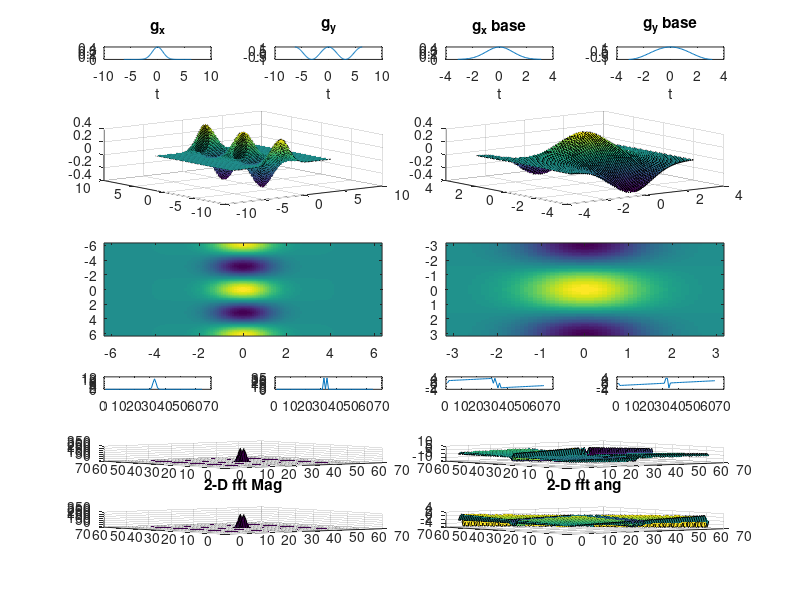

Write the MATLAB code that produced this figure.
clc; clear; close all

%will generate two 1-D signals, then combine to a 2-D signal, then do 2D
%fft and two 1d fft and compare
%will generate a white gaussian and a sinusoid, each composed of 64 points from
baseValues = linspace(-2*pi, 2*pi, 128); % generating base signal from -2pi to 2pi. will use center -pi to pi portion
delta_t = baseValues(1)-baseValues(2);  % record sample rate

g_x = 1/sqrt(2*pi)*exp(-0.5*baseValues.^2); %generate & plot gaussian curve from -2pi to 2pi
subplot(8,4,1)
plot(baseValues,g_x)      
xlabel('t')
title('g_x')
subplot(8,4,3)
plot(baseValues(33:96), g_x(33:96)) %plot gaussian curve from -pi to pi
xlabel('t')
title('g_x base')

g_y = cos(baseValues);  %generate and plot cosine from -2pi to 2pi
subplot(8,4,2)
plot(baseValues,g_y)
xlabel('t')
title('g_y')
subplot(8,4,4)
plot(baseValues(33:96), g_y(33:96)) %plot cosine from -pi to pi
xlabel('t')
title('g_y base')

[tempX, tempY] = meshgrid(g_x, g_y);                    %generate fully sized array of X and Y to prep for 3D
[tempXX, tempYY] = meshgrid(g_x(33:96), g_y(33:96));    %same as above but limited to -pi to pi

g_f = tempX.*tempY;     % generate 2d plots for both limits and plot in 3d and in heat map for visualization
g_ff = tempXX.*tempYY;  % plotted both -2pi to 2pi and -pi to pi plots to imply the signals are repeating 
subplot(8,4,[5,6,9,10]) % and just a window of the repeating portion is being observed 
surf(baseValues, baseValues, g_f)
subplot(8,4,[13,14,17,18])
imagesc(baseValues, baseValues, g_f)
subplot(8,4,[7,8,11,12])
surf(baseValues(33:96), baseValues(33:96), g_ff)
subplot(8,4,[15,16,19,20])
imagesc(baseValues(33:96), baseValues(33:96), g_ff)

G_x = fft((g_x(33:96)));    % generate the 1D ffts using fftshift to maintin zero
G_y = fft((g_y(33:96)));    % position from the center of the array
subplot(8,4,21)
plot(fftshift(abs(G_x)))           % place ifftshift on frequency domain to show negative to positive freq 
subplot(8,4,22)                     % (mostly to show gaussian in, gaussian out)
plot(fftshift(abs(G_y)))
subplot(8,4,23)
plot(fftshift(angle(G_x)))
subplot(8,4,24)
plot(fftshift(angle(G_y)))

[fXmag,fYmag] = meshgrid(fftshift(abs(G_x)), fftshift(abs(G_y))); 
G_f_mag = fXmag.*fYmag;     %repeat process from start of problem to generate 2D fft as the 1D fft's multiplied
[fXang,fYang] = meshgrid(fftshift(angle(G_x)), fftshift(angle(G_y)));
G_f_angle = fXang.*fYang;
subplot(8,4,[25,26])
surf(G_f_mag)
subplot(8,4,[27,28])
surf(G_f_angle)

G_ff = fft2(g_ff);      %generate 2D fft directly from the 2D time domain plot for comparison
subplot(8,4,[29,30])
surf(fftshift(abs(G_ff)))
title('2-D fft Mag')
subplot(8,4,[31,32])
surf(fftshift(angle(G_ff)))
title('2-D fft ang')